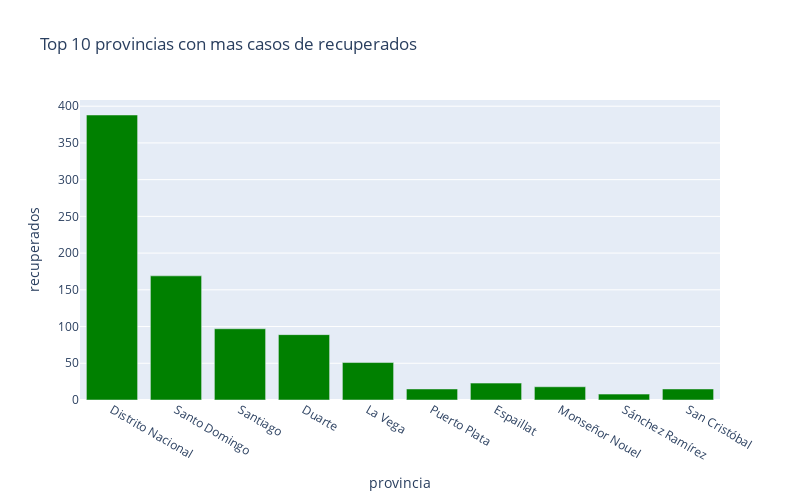

Notebook code cell kept with this figure:
### Code cell
px.bar(
    sorted_provinces_df.head(10),
    x = "provincia",
    y = "recuperados",
    title= "Las 10 provincias con mas casos de recuperados", # the axis names
    color_discrete_sequence=["green"], 
    height=500,
    width=800
)

### Figure 1 — Plotly figure (JSON) as saved in the notebook; plotly's stock layout.template omitted (floating-point values rounded to 4 significant figures)
{"data": [{"alignmentgroup": "True", "hovertemplate": "provincia=%{x}<br>recuperados=%{y}<extra></extra>", "legendgroup": "", "marker": {"color": "green"}, "name": "", "offsetgroup": "", "orientation": "v", "showlegend": false, "textposition": "auto", "type": "bar", "x": ["Distrito Nacional", "Santo Domingo", "Santiago", "Duarte", "La Vega", "Puerto Plata", "Espaillat", "Monseñor Nouel", "Sánchez Ramírez", "San Cristóbal"], "xaxis": "x", "y": [388, 169, 97, 89, 51, 15, 23, 18, 8, 15], "yaxis": "y"}], "layout": {"barmode": "relative", "height": 500, "legend": {"tracegroupgap": 0}, "title": {"text": "Top 10 provincias con mas casos de recuperados"}, "width": 800, "xaxis": {"anchor": "y", "domain": [0.0, 1.0], "title": {"text": "provincia"}}, "yaxis": {"anchor": "x", "domain": [0.0, 1.0], "title": {"text": "recuperados"}}}}
